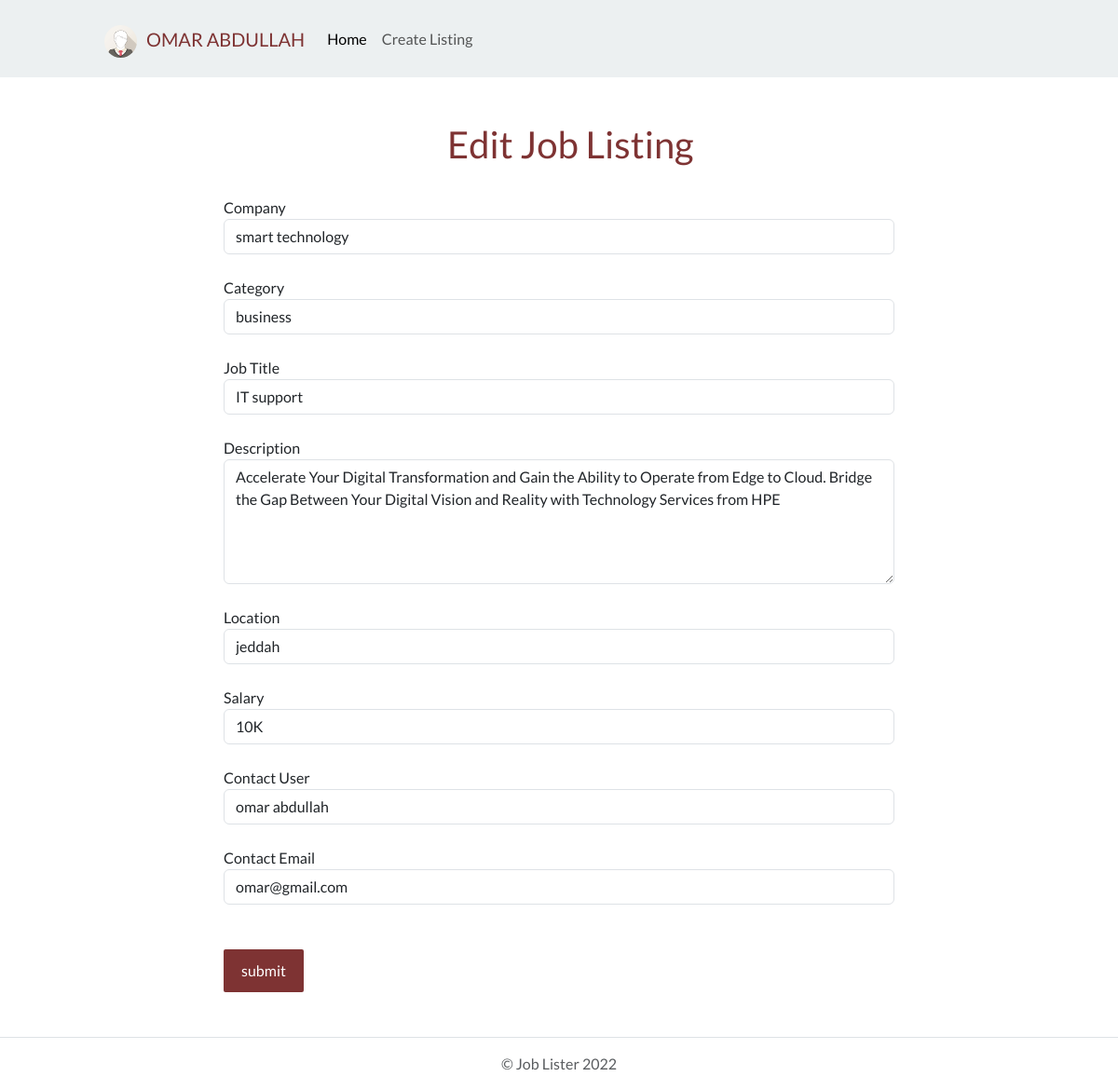
The page /edit.php?id=1 on the database its author committed.
### tables this page shows
CREATE TABLE `jobs` (
  `id` int(11) NOT NULL,
  `category_id` int(11) NOT NULL,
  `company` varchar(255) NOT NULL,
  `job_title` varchar(255) NOT NULL,
  `description` varchar(255) NOT NULL,
  `salary` varchar(255) NOT NULL,
  `location` varchar(255) NOT NULL,
  `contact_user` varchar(255) NOT NULL,
  `contact_email` varchar(255) NOT NULL,
  `post_date` timestamp NOT NULL DEFAULT current_timestamp()
);

### lib/Template.php (called while the page is built, shortened)
<?php
class Template {
    protected $template;
    public function __construct($template) {
        $this->template = $template ;
    }
    public function __toString() {
        include basename($this->template);
        return ob_get_clean();
    }
}

### lib/Database.php (called while the page is built, shortened)
<?php
class Database {
    private $host = DB_HOST;
    private $user = DB_USER;
    private $pass = DB_PASS;
    private $dbname = DB_NAME;
    private $dbh;
    private $stmt;
    public function __construct() {
        $dsn = "mysql:host=" . $this->host . ";dbname=" . $this->dbname;
        $options = array(
            PDO::ATTR_PERSISTENT => true ,
            PDO::ATTR_ERRMODE => PDO::ERRMODE_EXCEPTION
        );
        try {
            $this->dbh = new PDO($dsn, $this->user, $this->pass, $options);
        } catch (PDOException $e) {
            $this->error = $e->getMessage();
        }
    }
        public function query($query) {
            $this->stmt = $this->dbh->prepare($query);
        }
        public function bind($param, $value, $type = null) {
            if (is_null($type)) {
                switch(true){
                    default :
                        $type = PDO::PARAM_STR;
                }
            }
            $this->stmt->bindValue($param,$value,$type);
        }
        public function execute() {
            return $this->stmt->execute();
        }
        public function resultSet() {
            $this->execute();
            return $this->stmt->fetchAll(PDO::FETCH_OBJ);
        }
        public function single() {
            $this->execute();
            return $this->stmt->fetch(PDO::FETCH_OBJ);
        }
}

### lib/Job.php (called while the page is built, shortened)
<?php
class Job {
    private $db;
    public function __construct() {
        $this->db = new Database();
    }
    public function getCategories() {
        $this->db->query("SELECT * FROM categories");
        $results = $this->db->resultSet();
        return $results;
    }
    public function getJob($id) {
        $this->db->query("SELECT * FROM jobs WHERE id =
        :id");
        $this->db->bind(':id', $id);
        $row = $this->db->single();
        return $row;
    }
}

### template/job-edit.php (the view, shortened to what this page needs)
<?php include 'include/header.php';?>
<br><br>
    <h2 class="page-header" style="margin-left:12em; margin-right:10em;color:#7e3333;">Edit Job Listing</h2><br>
    <form action="edit.php?id=<?php echo $job->id;?>" method="post">
        <div class="form-group" style="margin-left:15em; margin-right:15em;">
            <label>Company</label><br>
            <input type="text" class="form-control" name="company" value="<?php echo $job->company;?>">
        </div><br>
        <div class="form-group" style="margin-left:15em; margin-right:15em;">
            <label>Category</label><br>
            <select name="category" class="form-control">
                <?php foreach($categories as $category) :?>
                    <?php if($job->category_id == $category->id): ?>
                    <option value="<?php echo $category->id; ?>" selected><?php echo $category->name; ?></option>
                <?php else: ?>
                    <option value="<?php echo $category->id; ?>"><?php echo $category->name; ?></option>
                <?php endif; ?>
                <?php endforeach; ?>
            </select>
        </div><br>
        <div class="form-group" style="margin-left:15em; margin-right:15em;">
            <label>Job Title</label><br>
            <input type="text" class="form-control" name="job_title" value="<?php echo $job->job_title;?>">
        </div><br>
        <div class="form-group" style="margin-left:15em; margin-right:15em;">
            <label>Description</label><br>
            <textarea class="form-control" rows="5" name="description"><?php echo $job->description;?></textarea>
        </div><br>
        <div class="form-group" style="margin-left:15em; margin-right:15em;">
            <label>Location</label><br>
            <input type="text" class="form-control" name="location" value="<?php echo $job->location;?>">
        </div><br>
        <div class="form-group" style="margin-left:15em; margin-right:15em;">
            <label>Salary</label><br>
            <input type="text" class="form-control" name="salary" value="<?php echo $job->salary;?>">
        </div><br>
        <div class="form-group" style="margin-left:15em; margin-right:15em;">
            <label>Contact User</label><br>
            <input type="text" class="form-control" name="contact_user" value="<?php echo $job->contact_user;?>">
        </div><br>
        <div class="form-group" style="margin-left:15em; margin-right:15em;">
            <label>Contact Email</label><br>
            <input type="text" class="form-control" name="contact_email" value="<?php echo $job->contact_email;?>">
        </div><br><br>
        <input type="submit" class="btn btn-default" value="submit" name="submit" style="margin-left:15em; padding: 10px 18px; color: white !important;
        background: #444;
        background-color: #7e3333;
        border-radius: 2px;">
        <br><br>
    </form>
<?php include 'include/footer.php'; ?>

### rows shown on the page
jobs: company "smart technology", job_title "IT support", description "Accelerate Your Digital Transformation and Gain the Ability to Operate from Edge to Cloud. Bridge the Gap Between Your Digital Vision and Reality with Technology Services from HPE", location "jeddah", salary "10K", contact_user "omar abdullah", contact_email "omar@gmail.com"

### other values the page prints
form field category "business"
